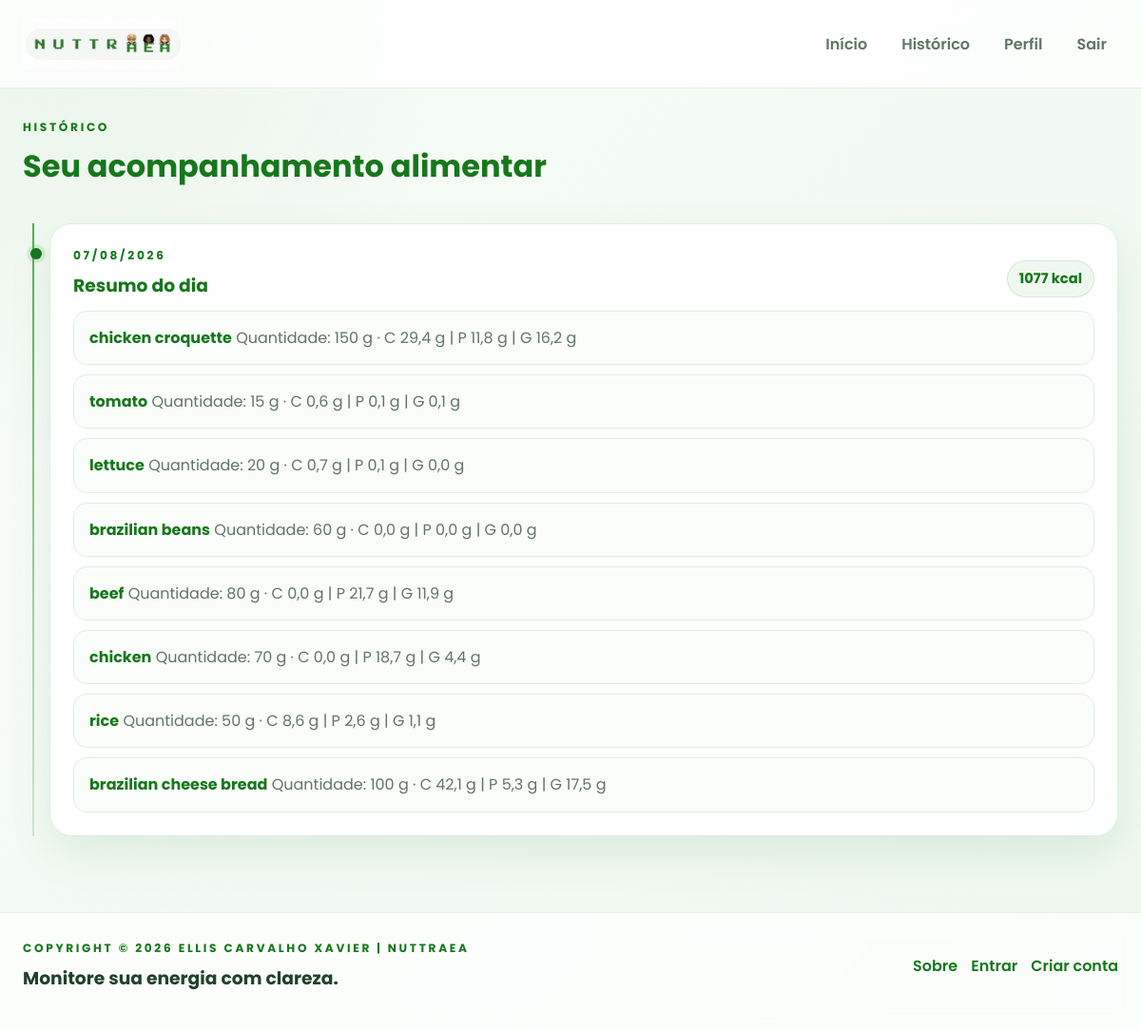
The app's page /historico/ (signed in) with its own data.
### refeicoes/models.py (models this page shows)
class Refeicao(models.Model):
    user = models.ForeignKey(User, on_delete=models.CASCADE)
    nome = models.CharField(max_length=200)
    quantidade = models.FloatField()
    carboidratos = models.FloatField(default=0)
    proteinas = models.FloatField(default=0)
    gorduras = models.FloatField(default=0)
    data = models.DateTimeField(auto_now_add=True)
    def calorias(self):
        fator = self.quantidade / 100
        carbo = (self.carboidratos or 0) * fator
        prot = (self.proteinas or 0) * fator
        gord = (self.gorduras or 0) * fator
        calorias = (carbo * 4) + (prot * 4) + (gord * 9)
        return round(calorias, 2)

### alimentacao/views.py (the view)
# urls.py: path("historico/", views.historico, name="historico"),
@login_required
def historico(request):
    refeicoes = Refeicao.objects.filter(user=request.user).order_by("-data")
    dias = defaultdict(list)
    for r in refeicoes:
        dias[r.data.date()].append(r)
    historico_formatado = []
    for data in sorted(dias.keys(), reverse=True):
        itens = dias[data]
        total = sum(r.calorias() for r in itens)
        historico_formatado.append({
            "data": data,
            "total": total,
            "itens": itens
        })
    return render(request, "historico.html", {
        "dias": historico_formatado
    })

### core/context_processors.py (called while the page is built)
def static_version(request):
    return {
        "STATIC_VERSION": getattr(settings, "STATIC_VERSION", "1")
    }

### alimentacao/templates/historico.html
{% extends 'base.html' %}
{% block content %}
<div class="page-header reveal">
  <div>
    <p class="eyebrow">Histórico</p>
    <h1>Seu acompanhamento alimentar</h1>
  </div>
</div>
<div class="timeline-shell">
  {% for dia in dias %}
    <article class="timeline-item reveal">
      <div class="timeline-marker"></div>
      <div class="card timeline-card">
        <div class="timeline-header">
          <div>
            <p class="eyebrow">{{ dia.data|date:"d/m/Y" }}</p>
            <h3>Resumo do dia</h3>
          </div>
          <span class="summary-pill">{{ dia.total|floatformat:0 }} kcal</span>
        </div>
        <ul class="history-list">
          {% for r in dia.itens %}
            <li>
              <strong>{{ r.nome }}</strong>
              <span class="item-meta">
                  Quantidade: {{ r.quantidade|floatformat:0 }} g ·
                  C {{ r.carboidratos|floatformat:1 }} g |
                  P {{ r.proteinas|floatformat:1 }} g |
                  G {{ r.gorduras|floatformat:1 }} g
              </span>
            </li>
          {% endfor %}
        </ul>
      </div>
    </article>
  {% empty %}
    <div class="empty-state">Nenhum registro ainda.</div>
  {% endfor %}
</div>
{% endblock %}

### alimentacao/static/css/styles.css (style rules this page uses)
:root { --verde: #4CAF50; --verde-escuro: #16771b; --verde-claro: #e8f7eb; --fundo: #f5f8f6; --card: rgba(255,255,255,0.94); --texto: #22412b; --cinza: #5f7566; --borda: #dcefe2; --sombra: 0 18px 45px rgba(22, 119, 27, 0.10); --radius: 24px; }
* { margin: 0; padding: 0; box-sizing: border-box; font-family: 'Poppins', sans-serif; }
html { scroll-behavior: smooth; }
body { background: radial-gradient(circle at top left, rgba(76, 175, 80, 0.12), transparent 30%), linear-gradient(135deg, #f8fcf8 0%, #eef8ef 100%); color: var(--texto); min-height: 100vh; }
body::before { content: ''; position: fixed; inset: 0; background: linear-gradient(120deg, rgba(255,255,255,0.24), transparent 45%); pointer-events: none; }
.page-header { display: flex; justify-content: space-between; align-items: center; gap: 16px; margin-bottom: 24px; }
.eyebrow { text-transform: uppercase; letter-spacing: 0.22em; color: var(--verde-escuro); font-size: 0.76rem; font-weight: 700; margin-bottom: 8px; }
.page-header h1, .page-header h2, .section-heading h2, .hero-copy h1, .hero-copy h2, .card h2, .card h3, .feature-card h3, .step-card h3, .testimonial-card h3, .auth-panel h2, .auth-panel h3, .meal-intro h1, .profile-summary h2 { color: var(--verde-escuro); margin-bottom: 12px; }
.reveal { opacity: 0; transform: translateY(16px); transition: opacity 0.6s ease, transform 0.6s ease; }
.reveal.visible { opacity: 1; transform: translateY(0); }
.card, .hero-panel, .feature-card, .empty-state, .auth-panel, .timeline-card, .meal-intro, .profile-summary, .testimonial-card, .cta-panel, .step-card { background: var(--card); border: 1px solid var(--borda); border-radius: var(--radius); box-shadow: var(--sombra); backdrop-filter: blur(10px); }
.card { padding: 24px; margin-bottom: 22px; transition: transform 0.2s ease, box-shadow 0.2s ease; }
.highlight-pill, .status-badge, .metric-label, .summary-pill { display: inline-flex; align-items: center; padding: 8px 12px; border-radius: 999px; background: rgba(76, 175, 80, 0.09); color: var(--verde-escuro); font-size: 0.92rem; font-weight: 700; border: 1px solid rgba(22, 119, 27, 0.12); }
.showcase-top, .timeline-header, .testimonial-head, .dashboard-hero-content { display: flex; align-items: center; justify-content: space-between; gap: 10px; }
.timeline-shell { position: relative; padding-left: 18px; }
.timeline-shell::before { content: ''; position: absolute; left: 10px; top: 0; bottom: 0; width: 2px; background: linear-gradient(180deg, var(--verde) 0%, rgba(22,119,27,0.15) 100%); }
.timeline-item { position: relative; margin-left: 10px; margin-bottom: 14px; }
.timeline-marker { position: absolute; left: -20px; top: 26px; width: 12px; height: 12px; border-radius: 50%; background: var(--verde-escuro); box-shadow: 0 0 0 4px rgba(76,175,80,0.16); }
.timeline-card { margin-bottom: 0; }
.historico, .history-list, .lista-alimentos { list-style: none; display: grid; gap: 10px; }
.history-list li, .lista-alimentos li { padding: 14px 16px; background: rgba(249,252,249,0.95); border: 1px solid var(--borda); border-radius: 14px; }
.history-list li strong, .lista-alimentos li strong { color: var(--verde-escuro); }
.detalhes-refeicao, .item-meta { color: var(--cinza); line-height: 1.7; }
.historico li, .history-list li, .lista-alimentos li { padding: 14px 16px; background: #fbfdfb; border: 1px solid var(--borda); border-radius: 14px; }

### records on screen
Refeicao: nome "chicken croquette", quantidade "150", carboidratos "29,4", proteinas "11,8", gorduras "16,2"
Refeicao: nome "tomato", quantidade "15", carboidratos "0,6", proteinas "0,1", gorduras "0,1"
Refeicao: nome "lettuce", quantidade "20", carboidratos "0,7", proteinas "0,1", gorduras "0,0"
Refeicao: nome "brazilian beans", quantidade "60", carboidratos "0,0", proteinas "0,0", gorduras "0,0"
Refeicao: nome "beef", quantidade "80", carboidratos "0,0", proteinas "21,7", gorduras "11,9"
Refeicao: nome "chicken", quantidade "70", carboidratos "0,0", proteinas "18,7", gorduras "4,4"
Refeicao: nome "rice", quantidade "50", carboidratos "8,6", proteinas "2,6", gorduras "1,1"
Refeicao: nome "brazilian cheese bread", quantidade "100", carboidratos "42,1", proteinas "5,3", gorduras "17,5"

### other values on screen
{{ dia.data|date:"d/m/Y" }} "07/08/2026"
{{ dia.total|floatformat:0 }} "1077"
